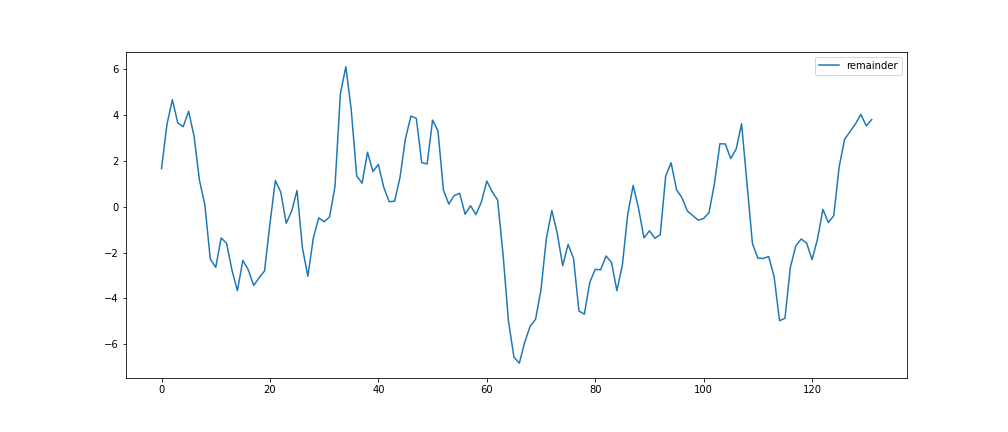

Reproduce this figure in Python.
'''
Create an ARMA process and plot it
'''

from statsmodels.tsa.arima_process import ArmaProcess
from statsmodels.tsa.stattools import adfuller
from statsmodels.graphics.tsaplots import plot_pacf, plot_acf
import matplotlib.pyplot as plt
import numpy as np
import pandas as pd

plt.rcParams['figure.figsize'] = (14,6)

np.random.seed(102)

ar_coefs = [1, -0.8]
ma_coefs = [1, 0.8]

arma = ArmaProcess(ar=ar_coefs, ma=ma_coefs)

arma.isstationary
arma.isinvertible

arma_process = arma.generate_sample(132)
arma = pd.DataFrame(arma_process, columns=['remainder'])

# plt.plot(arma_process)
arma.plot()
plt.savefig('arma_process.png')

# np.savetxt('arma_process.csv', arma_process, delimiter=',')
arma.to_csv('arma_process.csv', index=False)